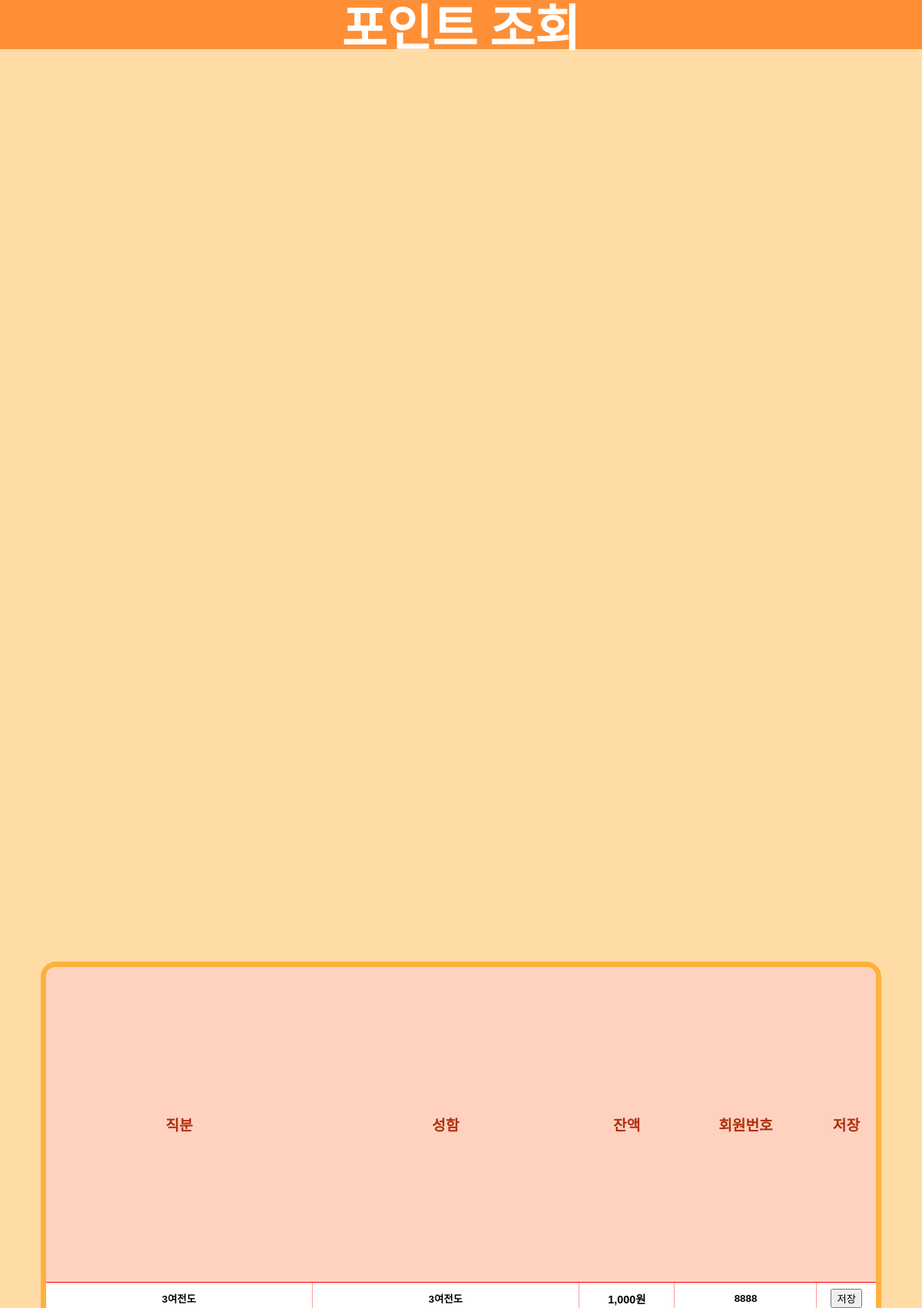
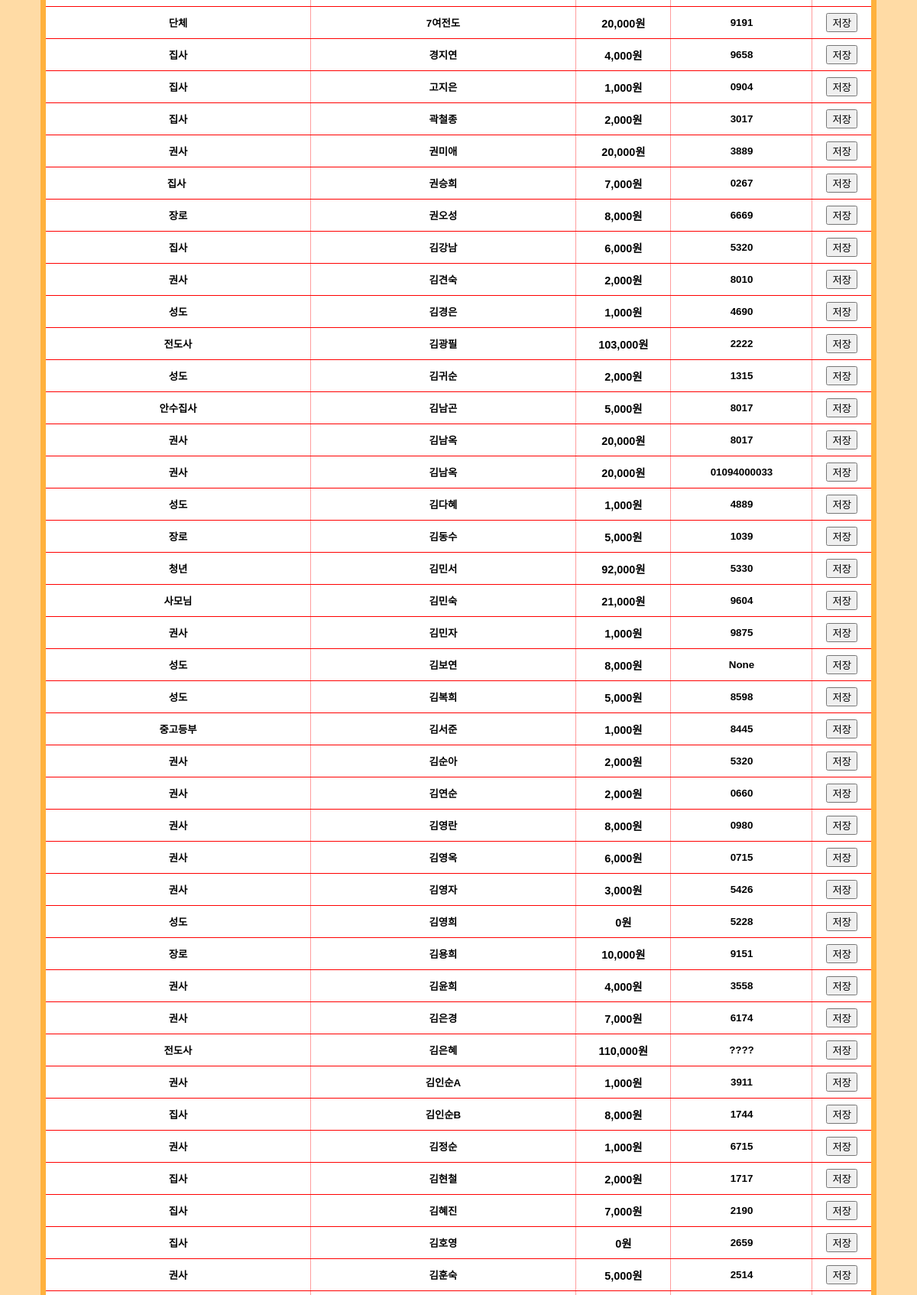
/Client_list/ (upper part), run on the app's committed database (2 pictures, top to bottom).
### main/models.py (models this page shows)
class ClientNumberData(models.Model):
    name = models.CharField(max_length=15, null=False)
    phone_number = models.CharField(max_length=15, null=True)
    current_point = models.IntegerField(null=True, blank=True)
    charge_point = models.CharField(max_length=15, null=True, blank=True)
    position = models.CharField(max_length=15, null=True, blank=True)
    age = models.IntegerField(null=True, blank=True)
    value = models.CharField(max_length=15, null=True, default='default_value')

### main/views.py (the view)
# urls.py: path('Client_list/', ClientList.as_view()),
class ClientList(APIView):
    def get(self, request):
        today = timezone.now().date()
        client_data = ClientNumberData.objects.all().order_by('name')
        manager_list = CafeManager.objects.all()
        context = {
            'today': today,
            'manager_list': manager_list,
            'client_data': client_data,
        }
        return render(request, 'main/client_list.html', context)

### templates/main/client_list.html (shortened to what this page needs)
<!DOCTYPE html>
<html lang="en">
<head>
    {% load static %}
    {% load humanize %}
    <link rel="stylesheet" type="text/css" href="{% static 'client_list/client_list.css' %}">
</head>
<body>
<div class="header">
    <div class="order-waiting-num">포인트 조회</div>
</div>
<div class="client-list-content">
    <div class="client-list-container">
        <table>
            <thead>
            <tr>
                <th>직분</th>
                <th>성함</th>
                <th>잔액</th>
                <th>회원번호</th>
                <th>저장</th>
            </tr>
            </thead>
            <tbody>
            {% for list in client_data %}
            <tr>
                <td>
                    <input type="text" class="client-position" value="{{ list.position }}">
                </td>
                <td>
                    <input type="text" class="client-name" value="{{ list.name }}">
                </td>
                <td>{{ list.current_point|intcomma }}원</td>
                <td class="phone-number-td">
                    <input type="text" class="phone-number" value="{{ list.phone_number }}">
                </td>
                <td>
                    <button class="client-update" onclick="updateClient(this)">저장</button>
                </td>
            </tr>
            {% endfor %}
            </tbody>
        </table>
    </div>
</div>
</body>
</html>

### static/client_list/client_list.css (style rules this page uses)
input { border: none; background-color: transparent; font-weight: 600; text-align: center; }
html { background-color: #ffdba5; }
:root { --font-googleTitan_One: 'Titan_One', cursive; --font-googleNanum_Pen_Script: 'Nanum_Pen_Script', cursive; --font-googleSingle_Day: 'Single_Day', cursive; --font-googleGamja_Flower: 'Gamja_Flower', cursive; --font-googleDongle-Bold: 'Dongle-Bold', cursive; --font-googleDongle-Light: 'Dongle-Bold', cursive; --font-googleDongle-Regular: 'Dongle-Bold', cursive; }
body { font-family: Arial, sans-serif; margin: 0; padding: 0; }
.header { position: fixed; display: flex; flex-direction: row; justify-content: space-around; align-items: center; width: 100%; height: 4rem; background-color: #ff8f36; font-family: 'Dongle', sans-serif; }
.order-waiting-num { font-size: 2rem; font-weight: 600; color: white; scale: 2; }
.client-list-content { position: absolute; top: 5rem; display: flex; flex-direction: column; justify-content: center; align-items: center; width: 100%; height: calc(100% - 10rem); z-index: 2; transition: transform 0.5s ease-in-out, opacity 0.3s ease-in-out; }
.client-list-container { display: flex; flex-direction: column; justify-content: start; align-items: center; width: 90%; height: 70%; border: 7px solid rgb(255, 177, 61); border-radius: 20px; background-color: white; font-size: 1.5rem; font-weight: 600; font-family: 'Gamja Flower', sans-serif; color: #4d2107; transition: transform 0.5s ease-in-out, opacity 0.3s ease-in-out; overflow: scroll; }
table { width: 100%; border-collapse: collapse; color: black; }
thead { height: 5vh; font-family: "Gowun Dodum", sans-serif; }
thead th { position: sticky; top: 0; background-color: #ffd2c0; z-index: 1; font-family: 'Gamja Flower', sans-serif; font-size: 1.2rem; font-weight: 600; color: #af300e; }
th, td { text-align: center; padding: 8px 0; border-bottom: 1px solid #ff0000; font-size: 0.9rem; font-weight: 600; font-family: "Gowun Dodum", sans-serif; font-style: normal; }
th { background-color: #f2f2f2; }
td:not(:last-child) { border-right: 1px solid #ff9c9c; }
.client-position { width: 15vw; }
.client-name { width: 15vw; }
.phone-number { width: 15vw; }
.phone-number-td { width: 15vw; }

### data on the page
ClientNumberData: position "3여전도", name "3여전도", current_point "1,000", phone_number "8888"
ClientNumberData: position "단체", name "7여전도", current_point "20,000", phone_number "9191"
ClientNumberData: position "집사", name "경지연", current_point "4,000", phone_number "9658"
ClientNumberData: position "집사", name "고지은", current_point "1,000", phone_number "0904"
ClientNumberData: position "집사", name "곽철종", current_point "2,000", phone_number "3017"
ClientNumberData: position "권사", name "권미애", current_point "20,000", phone_number "3889"
ClientNumberData: position "집사", name "권승희", current_point "7,000", phone_number "0267"
ClientNumberData: position "장로", name "권오성", current_point "8,000", phone_number "6669"
ClientNumberData: position "집사", name "김강남", current_point "6,000", phone_number "5320"
ClientNumberData: position "권사", name "김견숙", current_point "2,000", phone_number "8010"
ClientNumberData: position "성도", name "김경은", current_point "1,000", phone_number "4690"
ClientNumberData: position "전도사", name "김광필", current_point "103,000", phone_number "2222"
ClientNumberData: position "성도", name "김귀순", current_point "2,000", phone_number "1315"
ClientNumberData: position "안수집사", name "김남곤", current_point "5,000", phone_number "8017"
ClientNumberData: position "권사", name "김남옥", current_point "20,000", phone_number "8017"
ClientNumberData: position "권사", name "김남옥", current_point "20,000", phone_number "01094000033"
ClientNumberData: position "성도", name "김다혜", current_point "1,000", phone_number "4889"
ClientNumberData: position "장로", name "김동수", current_point "5,000", phone_number "1039"
ClientNumberData: position "청년", name "김민서", current_point "92,000", phone_number "5330"
ClientNumberData: position "사모님", name "김민숙", current_point "21,000", phone_number "9604"
ClientNumberData: position "권사", name "김민자", current_point "1,000", phone_number "9875"
ClientNumberData: position "성도", name "김보연", current_point "8,000", phone_number "None"
ClientNumberData: position "성도", name "김복희", current_point "5,000", phone_number "8598"
ClientNumberData: position "중고등부", name "김서준", current_point "1,000", phone_number "8445"
ClientNumberData: position "권사", name "김순아", current_point "2,000", phone_number "5320"
ClientNumberData: position "권사", name "김연순", current_point "2,000", phone_number "0660"
ClientNumberData: position "권사", name "김영란", current_point "8,000", phone_number "0980"
ClientNumberData: position "권사", name "김영옥", current_point "6,000", phone_number "0715"
ClientNumberData: position "권사", name "김영자", current_point "3,000", phone_number "5426"
ClientNumberData: position "성도", name "김영희", current_point "0", phone_number "5228"
ClientNumberData: position "장로", name "김용희", current_point "10,000", phone_number "9151"
ClientNumberData: position "권사", name "김윤희", current_point "4,000", phone_number "3558"
ClientNumberData: position "권사", name "김은경", current_point "7,000", phone_number "6174"
ClientNumberData: position "전도사", name "김은혜", current_point "110,000", phone_number "????"
ClientNumberData: position "권사", name "김인순A", current_point "1,000", phone_number "3911"
ClientNumberData: position "집사", name "김인순B", current_point "8,000", phone_number "1744"
ClientNumberData: position "권사", name "김정순", current_point "1,000", phone_number "6715"
ClientNumberData: position "집사", name "김현철", current_point "2,000", phone_number "1717"
ClientNumberData: position "집사", name "김혜진", current_point "7,000", phone_number "2190"
ClientNumberData: position "집사", name "김호영", current_point "0", phone_number "2659"
ClientNumberData: position "권사", name "김훈숙", current_point "5,000", phone_number "2514"
